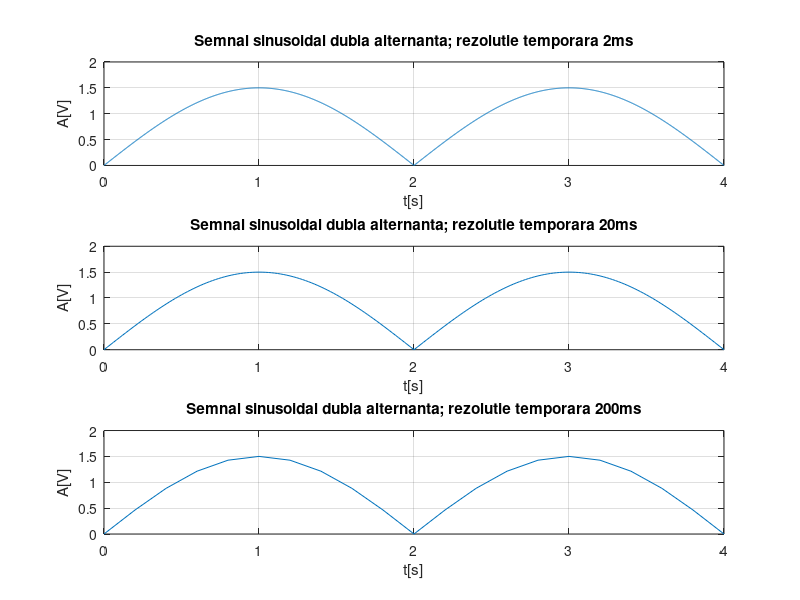

MATLAB code for this plot:
%Generare semnal sinusoidal dubla alternanta; rezolutie temporara 2ms
t=0:0.002:4;
f=1/4;% (f=1/T)
w=2*pi*f;
s=1.5*abs(sin(w*t)); %functia abs calculeaza valoarea absoluta=modul
subplot(3,1,1),plot(t,s),grid
xlabel('t[s]'),ylabel('A[V]')
title('Semnal sinusoidal dubla alternanta; rezolutie temporara 2ms')

%Generare semnal sinusoidal dubla alternanta; rezolutie temporara 20ms
t=0:0.02:4;
f=1/4;% (f=1/T)
w=2*pi*f;
s=1.5*abs(sin(w*t)); %functia abs calculeaza valoarea absoluta=modul
subplot(3,1,2),plot(t,s),grid
xlabel('t[s]'),ylabel('A[V]')
title('Semnal sinusoidal dubla alternanta; rezolutie temporara 20ms')

%Generare semnal sinusoidal dubla alternanta; rezolutie temporara 200ms
t=0:0.2:4;
f=1/4;% (f=1/T)
w=2*pi*f;
s=1.5*abs(sin(w*t)); %functia abs calculeaza valoarea absoluta=modul
subplot(3,1,3),plot(t,s),grid
xlabel('t[s]'),ylabel('A[V]')
title('Semnal sinusoidal dubla alternanta; rezolutie temporara 200ms')